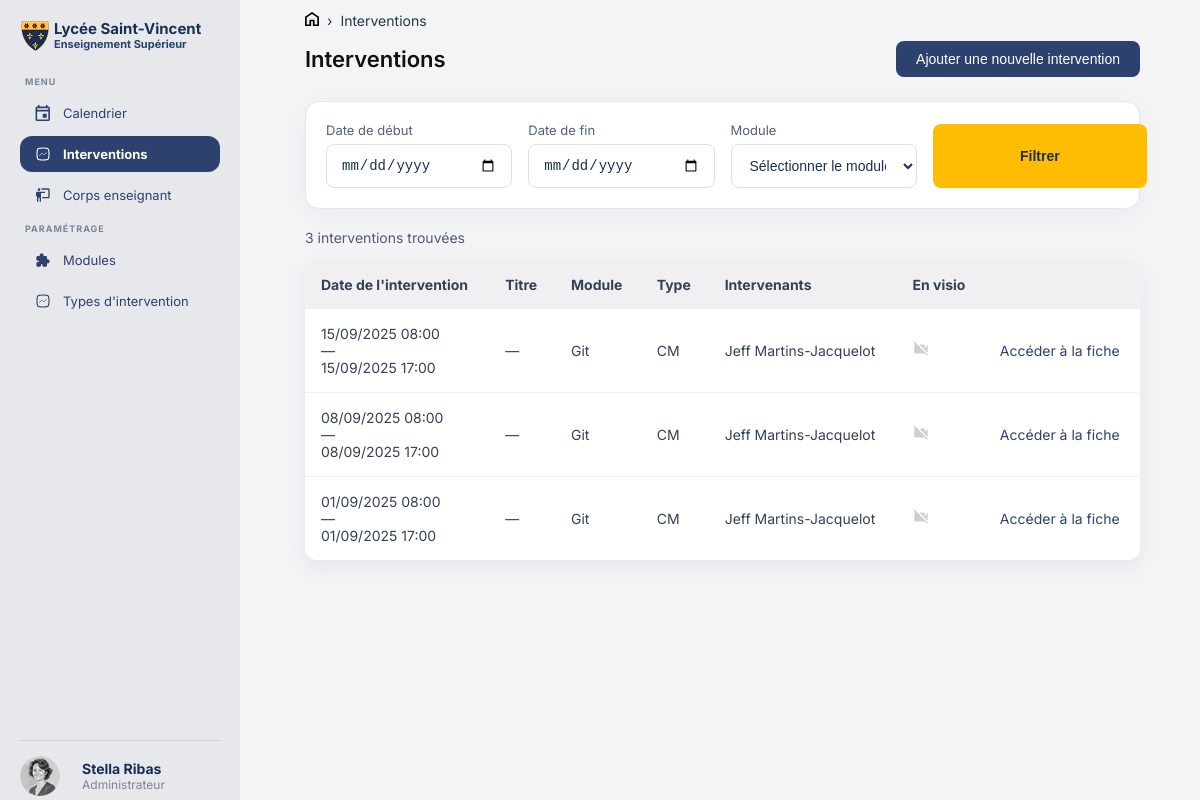
/interventions.php, run on the app's committed database.
### tables this page shows
CREATE TABLE IF NOT EXISTS `course` (
  `id` int NOT NULL AUTO_INCREMENT,
  `start_date` datetime NOT NULL,
  `end_date` datetime NOT NULL,
  `intervention_type_id` int NOT NULL,
  `module_id` int NOT NULL,
  `remotely` tinyint(1) NOT NULL DEFAULT '0',
  `title` varchar(150) DEFAULT NULL,
  PRIMARY KEY (`id`),
  KEY `fk_course_intervention_type` (`intervention_type_id`),
  KEY `fk_course_module` (`module_id`)
);

CREATE TABLE IF NOT EXISTS `module` (
  `id` int NOT NULL AUTO_INCREMENT,
  `code` varchar(20) NOT NULL,
  `parent_id` int DEFAULT NULL,
  `name` varchar(150) NOT NULL,
  `description` varchar(255) NOT NULL,
  `hours_count` tinyint UNSIGNED NOT NULL,
  `capstone_project` tinyint(1) NOT NULL DEFAULT '0',
  PRIMARY KEY (`id`),
  UNIQUE KEY `code` (`code`),
  UNIQUE KEY `name` (`name`),
  KEY `fk_module_parent` (`parent_id`)
);

CREATE TABLE IF NOT EXISTS `intervention_type` (
  `id` int NOT NULL AUTO_INCREMENT,
  `name` varchar(255) NOT NULL,
  `description` text NOT NULL,
  `color` char(7) NOT NULL,
  PRIMARY KEY (`id`)
);

### public/interventions.php (the view, shortened to what this page needs)
<?php
require_once '../fonctions/db.php';
$date_debut_filtre = trim($_GET['date_debut'] ?? '');
$date_fin_filtre   = trim($_GET['date_fin'] ?? '');
$page              = max(1, (int)($_GET['page'] ?? 1));
$par_page          = 10;
$where = '1=1';
$params = [];
$count_stmt = $pdo->prepare("SELECT COUNT(*) FROM course c WHERE $where");
$count_stmt->execute($params);
$total_interventions = (int)$count_stmt->fetchColumn();
$total_pages = max(1, (int)ceil($total_interventions / $par_page));
$page = min($page, $total_pages);
$offset = ($page - 1) * $par_page;
$query =
    'SELECT c.id,
            c.title,
            c.start_date,
            c.end_date,
            m.name AS module_name,
            t.name AS type_name,
            c.remotely AS visio,
            COALESCE(GROUP_CONCAT(DISTINCT CONCAT(u.first_name, " ", u.last_name) ORDER BY u.last_name SEPARATOR ", "), "—") AS intervenants
     FROM course c
     JOIN module m ON c.module_id = m.id
     JOIN intervention_type t ON c.intervention_type_id = t.id
     LEFT JOIN course_instructor ci ON c.id = ci.course_id
     LEFT JOIN instructor i ON ci.instructor_id = i.id
     LEFT JOIN users u ON i.user_id = u.id
     WHERE ' . $where . '
     GROUP BY c.id
     ORDER BY c.start_date DESC
     LIMIT ? OFFSET ?';
$stmt = $pdo->prepare($query);
$stmt->bindValue(count($params) + 1, $par_page, PDO::PARAM_INT);
$stmt->bindValue(count($params) + 2, $offset, PDO::PARAM_INT);
$stmt->execute();
$interventions = $stmt->fetchAll(PDO::FETCH_ASSOC);
?>
<!DOCTYPE html>
<html lang="fr">
<head>
    <link rel="stylesheet" href="assets/css/header.css">
    <link rel="stylesheet" href="assets/css/intervenants.css">
</head>
<body class="pageintervention">
<div class="page">
    <?php require_once '../inclus/header.php'; ?>
    <main class="contenu">
        <nav class="fil">
            <a href="index.php"><img src="assets/images/Home.svg"></a>
            <span>›</span>
            <a href="interventions.php">Interventions</a>
        </nav>
        <div class="entete-page">
            <p class="titre-principal">Interventions</p>
            <button class="bouton-ajouter" onclick="document.getElementById('modal-ajouter').showModal()">
                Ajouter une nouvelle intervention
            </button>
        </div>
        <section class="filtres">
            <form method="GET" class="filtres-formulaire">
                <div class="filtre-champ">
                    <label>Date de début</label>
                    <input type="date" name="date_debut" value="<?= htmlspecialchars($date_debut_filtre) ?>">
                </div>
                <div class="filtre-champ">
                    <label>Date de fin</label>
                    <input type="date" name="date_fin" value="<?= htmlspecialchars($date_fin_filtre) ?>">
                </div>
                <div class="filtre-champ">
                    <label>Module</label>
                    <select name="module_id">
                        <option value="0">Sélectionner le module</option>
                    </select>
                </div>
                <div class="filtre-champ bouton-filtrer">
                    <button type="submit" class="bouton-filtrer">Filtrer</button>
                </div>
            </form>
        </section>
        <div class="resultats">
            <p class="resultats-texte"><?= $total_interventions ?> intervention<?= $total_interventions > 1 ? 's' : '' ?> trouvée<?= $total_interventions > 1 ? 's' : '' ?></p>
        </div>
        <table class="table">
            <thead>
            <tr>
                <th>Date de l'intervention</th>
                <th>Titre</th>
                <th>Module</th>
                <th>Type</th>
                <th>Intervenants</th>
                <th>En visio</th>
                <th></th>
            </tr>
            </thead>
            <tbody>
            <?php foreach ($interventions as $intervention): ?>
                <tr>
                    <td>
                        <?= htmlspecialchars(date('d/m/Y H:i', strtotime($intervention['start_date']))) ?>
                        <br>—<br>
                        <?= htmlspecialchars(date('d/m/Y H:i', strtotime($intervention['end_date']))) ?>
                    </td>
                    <td><?= htmlspecialchars($intervention['title'] ?: '—') ?></td>
                    <td><?= htmlspecialchars($intervention['module_name']) ?></td>
                    <td><?= htmlspecialchars($intervention['type_name']) ?></td>
                    <td><?= htmlspecialchars($intervention['intervenants']) ?></td>
                    <td>
                        <?php if ($intervention['visio']): ?>
                            <svg xmlns="http://www.w3.org/2000/svg" width="18" height="18" viewBox="0 0 24 24" fill="currentColor"><path d="M17 10.5V7a1 1 0 0 0-1-1H4a1 1 0 0 0-1 1v10a1 1 0 0 0 1 1h12a1 1 0 0 0 1-1v-3.5l4 4v-11l-4 4z"/></svg>
                        <?php else: ?>
                            <svg xmlns="http://www.w3.org/2000/svg" width="18" height="18" viewBox="0 0 24 24" fill="currentColor" style="opacity:0.25"><path d="M21 6.5l-4 4V7a1 1 0 0 0-1-1H9.82L21 17.18V6.5zM3.27 2L2 3.27 4.73 6H4a1 1 0 0 0-1 1v10a1 1 0 0 0 1 1h12c.28 0 .53-.11.71-.29L19.73 21 21 19.73 3.27 2z"/></svg>
                        <?php endif; ?>
                    </td>
                    <td>
                        <a href="fiche_intervention.php?id=<?= (int)$intervention['id'] ?>" class="lien-fiche">
                            Accéder à la fiche
                        </a>
                    </td>
                </tr>
            <?php endforeach; ?>
            </tbody>
        </table>
    </main>
</div>
</body>
</html>

### public/assets/css/header.css (style rules this page uses)
html, body { margin: 0; padding: 0; overflow-x: hidden; box-sizing: border-box; font-family: 'Inter', sans-serif; background-color: #f3f4f6; color: #1b2e53; }
.page { display: flex; min-height: 100vh; }

### public/assets/css/intervenants.css (style rules this page uses)
.contenu { margin-left: 275px; flex: 1; min-height: 100vh; padding: 0 60px 0 30px; }
.fil { display: flex; align-items: center; gap: 8px; font-size: 14px; color: #1F384C; margin-bottom: 12px; margin-top: 12px; }
.fil a { color: #1F384C; text-decoration: none; }
.entete-page { display: flex; justify-content: space-between; align-items: center; margin-bottom: 24px; }
.titre-principal { font-size: 22px; font-weight: 600; color: #111; margin: 0; }
.bouton-ajouter { background-color: #2c416e; color: white; padding: 10px 20px; border-radius: 8px; font-size: 14px; font-weight: 500; border: none; cursor: pointer; transition: background 0.2s; text-decoration: none; }
.filtres { background: #fff; border: 1px solid #e3e7ed; border-radius: 14px; padding: 20px; margin-bottom: 20px; box-shadow: 0 6px 25px rgba(35, 47, 69, 0.04); }
.filtres-formulaire { display: grid; grid-template-columns: repeat(4, minmax(180px, 1fr)); gap: 16px; align-items: end; }
.filtre-champ { display: flex; flex-direction: column; gap: 6px; }
.filtre-champ label { font-size: 13px; color: #51617a; }
.filtre-champ input, .filtre-champ select { padding: 12px 14px; border: 1px solid #dce0ea; border-radius: 8px; font-size: 14px; color: #1b2e53; background: white; outline: none; }
.bouton-filtrer { width: 100%; padding: 12px 14px; border: none; border-radius: 8px; background: #ffbd01; color: #1b2e53; font-size: 14px; font-weight: 600; cursor: pointer; transition: background 0.2s ease; }
.resultats { margin-bottom: 14px; }
.resultats-texte { font-size: 14px; color: #4f5b72; margin: 0; }
.table { width: 100%; border-collapse: collapse; background: white; border-radius: 12px; overflow: hidden; box-shadow: 0 8px 20px rgba(64, 79, 94, 0.08); }
.table thead tr { background-color: rgba(232, 233, 236, 0.65); }
.table th, .table td { padding: 16px; text-align: left; font-size: 14px; color: #344054; vertical-align: middle; }
.table tbody tr { border-bottom: 1px solid #f0f2f5; }
.table tbody tr:last-child { border-bottom: none; }
.lien-fiche { text-decoration: none; color: #2c416e; font-size: 14px; }

### data on the page
course: start_date "15/09/2025 08:00", end_date "15/09/2025 17:00", title "—", module.name "Git", intervention_type.name "CM", intervenants "Jeff Martins-Jacquelot", remotely 0 (drawn)
course: start_date "08/09/2025 08:00", end_date "08/09/2025 17:00", title "—", module.name "Git", intervention_type.name "CM", intervenants "Jeff Martins-Jacquelot", remotely 0 (drawn)
course: start_date "01/09/2025 08:00", end_date "01/09/2025 17:00", title "—", module.name "Git", intervention_type.name "CM", intervenants "Jeff Martins-Jacquelot", remotely 0 (drawn)

### other printed values
$total_interventions "3"
